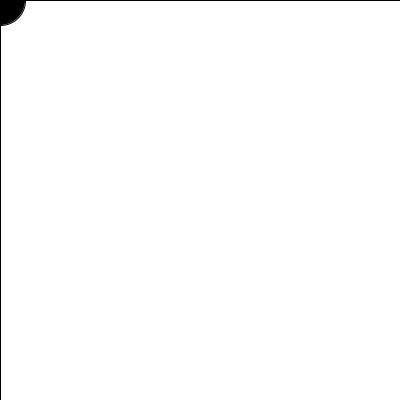
Frame 1 (no input)
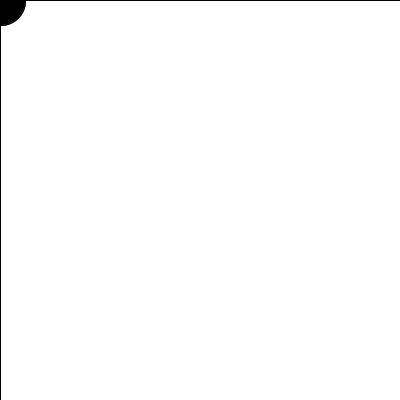
Frame 60 (the mouse pressed at the canvas centre just before this capture)
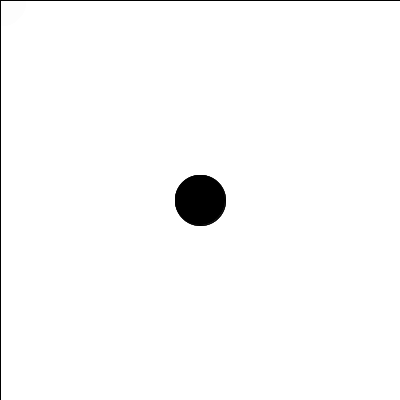
Frame 120 (the mouse held since frame 60 and released just before this capture)

The Processing sketch that drew these frames (run headless with seeded random() and noise(); from frame 60 on, the mouse is pressed at the canvas centre):

// Processing sketch: processing_91104
// ── processing_91104.pde

//so erstelle ich maloberfläche
void setup(){
  //die grösse
size(400,400);
//background farbe
background(255);
smooth();
}
//funktion malen
void draw(){
  //die farbe schwarz 255 und radius 30
fill(255,50);
//so wird transparenz erzeugt
rect(0,0,width,height);
//dadurch wird mit farbe gefühlt
fill(0);
// radius und gröse 30
//und man zeichnet, wo der maus grade ist
ellipse(mouseX,mouseY,50,50);
}
